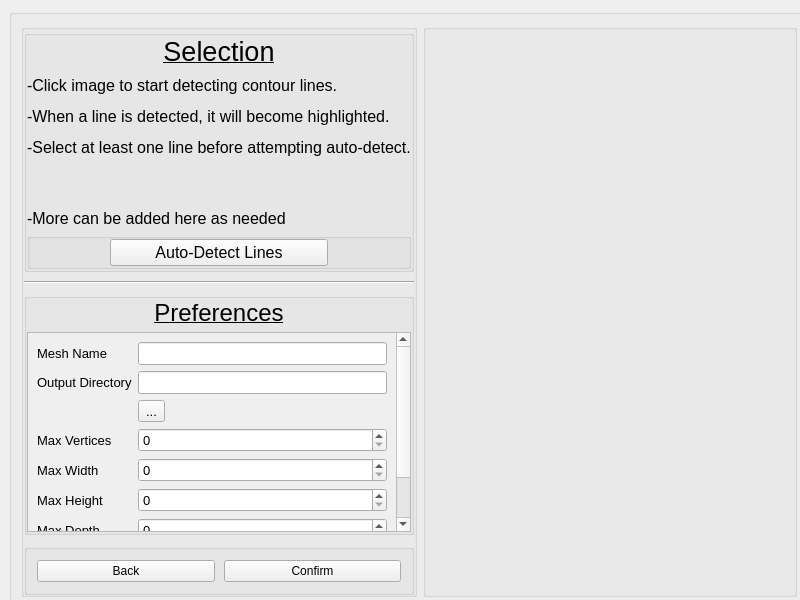
<?xml version="1.0" encoding="UTF-8"?>
<ui version="4.0">
 <class>Window_Primary</class>
 <widget class="QMainWindow" name="Window_Primary">
  <property name="geometry">
   <rect>
    <x>0</x>
    <y>0</y>
    <width>800</width>
    <height>600</height>
   </rect>
  </property>
  <property name="sizePolicy">
   <sizepolicy hsizetype="MinimumExpanding" vsizetype="MinimumExpanding">
    <horstretch>0</horstretch>
    <verstretch>0</verstretch>
   </sizepolicy>
  </property>
  <property name="minimumSize">
   <size>
    <width>800</width>
    <height>600</height>
   </size>
  </property>
  <property name="windowTitle">
   <string>Terrain Generator V0.1</string>
  </property>
  <widget class="QWidget" name="centralwidget">
   <property name="sizePolicy">
    <sizepolicy hsizetype="Expanding" vsizetype="Expanding">
     <horstretch>0</horstretch>
     <verstretch>0</verstretch>
    </sizepolicy>
   </property>
   <property name="minimumSize">
    <size>
     <width>800</width>
     <height>600</height>
    </size>
   </property>
   <layout class="QGridLayout" name="gridLayout_2">
    <property name="leftMargin">
     <number>0</number>
    </property>
    <property name="topMargin">
     <number>0</number>
    </property>
    <property name="rightMargin">
     <number>0</number>
    </property>
    <property name="bottomMargin">
     <number>0</number>
    </property>
    <property name="spacing">
     <number>0</number>
    </property>
    <item row="0" column="0">
     <widget class="QStackedWidget" name="stackedWidget">
      <property name="enabled">
       <bool>true</bool>
      </property>
      <property name="sizePolicy">
       <sizepolicy hsizetype="Expanding" vsizetype="Expanding">
        <horstretch>0</horstretch>
        <verstretch>0</verstretch>
       </sizepolicy>
      </property>
      <property name="minimumSize">
       <size>
        <width>800</width>
        <height>600</height>
       </size>
      </property>
      <property name="frameShadow">
       <enum>QFrame::Plain</enum>
      </property>
      <property name="lineWidth">
       <number>0</number>
      </property>
      <property name="currentIndex">
       <number>1</number>
      </property>
      <widget class="MainMenuPage" name="page1">
       <property name="sizePolicy">
        <sizepolicy hsizetype="Expanding" vsizetype="Expanding">
         <horstretch>0</horstretch>
         <verstretch>0</verstretch>
        </sizepolicy>
       </property>
       <layout class="QGridLayout" name="gridLayout_4">
        <property name="leftMargin">
         <number>0</number>
        </property>
        <property name="topMargin">
         <number>0</number>
        </property>
        <property name="rightMargin">
         <number>0</number>
        </property>
        <property name="bottomMargin">
         <number>0</number>
        </property>
        <property name="spacing">
         <number>0</number>
        </property>
        <item row="0" column="0">
         <widget class="MyStorageBox" name="groupBox_3">
          <property name="sizePolicy">
           <sizepolicy hsizetype="Expanding" vsizetype="Expanding">
            <horstretch>0</horstretch>
            <verstretch>0</verstretch>
           </sizepolicy>
          </property>
          <property name="minimumSize">
           <size>
            <width>800</width>
            <height>600</height>
           </size>
          </property>
          <layout class="QGridLayout" name="gridLayout_3">
           <property name="sizeConstraint">
            <enum>QLayout::SetNoConstraint</enum>
           </property>
           <property name="leftMargin">
            <number>0</number>
           </property>
           <property name="topMargin">
            <number>0</number>
           </property>
           <property name="rightMargin">
            <number>0</number>
           </property>
           <property name="bottomMargin">
            <number>0</number>
           </property>
           <property name="verticalSpacing">
            <number>0</number>
           </property>
           <item row="0" column="0">
            <widget class="MyStorageBox" name="groupBox_6">
             <property name="title">
              <string/>
             </property>
             <layout class="QVBoxLayout" name="verticalLayout_4">
              <property name="spacing">
               <number>9</number>
              </property>
              <property name="leftMargin">
               <number>0</number>
              </property>
              <property name="topMargin">
               <number>0</number>
              </property>
              <property name="rightMargin">
               <number>0</number>
              </property>
              <property name="bottomMargin">
               <number>0</number>
              </property>
              <item>
               <spacer name="verticalSpacer_2">
                <property name="orientation">
                 <enum>Qt::Vertical</enum>
                </property>
                <property name="sizeType">
                 <enum>QSizePolicy::Maximum</enum>
                </property>
                <property name="sizeHint" stdset="0">
                 <size>
                  <width>20</width>
                  <height>40</height>
                 </size>
                </property>
               </spacer>
              </item>
              <item>
               <widget class="MyStorageBox" name="groupBox_2">
                <property name="title">
                 <string/>
                </property>
                <layout class="QVBoxLayout" name="verticalLayout_3">
                 <property name="spacing">
                  <number>9</number>
                 </property>
                 <property name="leftMargin">
                  <number>0</number>
                 </property>
                 <property name="topMargin">
                  <number>0</number>
                 </property>
                 <property name="rightMargin">
                  <number>0</number>
                 </property>
                 <property name="bottomMargin">
                  <number>0</number>
                 </property>
                 <item>
                  <widget class="QLabel" name="label_2">
                   <property name="font">
                    <font>
                     <pointsize>20</pointsize>
                     <underline>true</underline>
                    </font>
                   </property>
                   <property name="text">
                    <string>Instructions</string>
                   </property>
                   <property name="alignment">
                    <set>Qt::AlignCenter</set>
                   </property>
                   <property name="wordWrap">
                    <bool>true</bool>
                   </property>
                   <property name="margin">
                    <number>6</number>
                   </property>
                  </widget>
                 </item>
                 <item>
                  <widget class="QLabel" name="label_5">
                   <property name="font">
                    <font>
                     <pointsize>12</pointsize>
                    </font>
                   </property>
                   <property name="text">
                    <string>&lt;html&gt;&lt;head/&gt;&lt;body&gt;&lt;p&gt;-Load topographical map in supported file type to get started.&lt;/p&gt;&lt;p&gt;-Once proper image is loaded, press continue.&lt;/p&gt;&lt;p&gt;&lt;br/&gt;&lt;/p&gt;&lt;p&gt;-More will get added later but this is good enough for now&lt;/p&gt;&lt;/body&gt;&lt;/html&gt;</string>
                   </property>
                   <property name="wordWrap">
                    <bool>true</bool>
                   </property>
                  </widget>
                 </item>
                 <item>
                  <spacer name="verticalSpacer_5">
                   <property name="orientation">
                    <enum>Qt::Vertical</enum>
                   </property>
                   <property name="sizeHint" stdset="0">
                    <size>
                     <width>20</width>
                     <height>60</height>
                    </size>
                   </property>
                  </spacer>
                 </item>
                 <item>
                  <widget class="MyStorageBox" name="groupBox_4">
                   <property name="title">
                    <string/>
                   </property>
                   <layout class="QHBoxLayout" name="horizontalLayout_2">
                    <property name="spacing">
                     <number>10</number>
                    </property>
                    <property name="leftMargin">
                     <number>10</number>
                    </property>
                    <property name="topMargin">
                     <number>10</number>
                    </property>
                    <property name="rightMargin">
                     <number>10</number>
                    </property>
                    <property name="bottomMargin">
                     <number>10</number>
                    </property>
                    <item>
                     <spacer name="horizontalSpacer_3">
                      <property name="orientation">
                       <enum>Qt::Horizontal</enum>
                      </property>
                      <property name="sizeType">
                       <enum>QSizePolicy::Preferred</enum>
                      </property>
                      <property name="sizeHint" stdset="0">
                       <size>
                        <width>60</width>
                        <height>20</height>
                       </size>
                      </property>
                     </spacer>
                    </item>
                    <item>
                     <widget class="QPushButton" name="btnImageLoad">
                      <property name="font">
                       <font>
                        <pointsize>12</pointsize>
                       </font>
                      </property>
                      <property name="text">
                       <string>Load Image</string>
                      </property>
                     </widget>
                    </item>
                    <item>
                     <spacer name="horizontalSpacer">
                      <property name="orientation">
                       <enum>Qt::Horizontal</enum>
                      </property>
                      <property name="sizeType">
                       <enum>QSizePolicy::Maximum</enum>
                      </property>
                      <property name="sizeHint" stdset="0">
                       <size>
                        <width>60</width>
                        <height>20</height>
                       </size>
                      </property>
                     </spacer>
                    </item>
                    <item>
                     <widget class="QPushButton" name="btnContinue">
                      <property name="font">
                       <font>
                        <pointsize>12</pointsize>
                       </font>
                      </property>
                      <property name="text">
                       <string>Continue</string>
                      </property>
                     </widget>
                    </item>
                    <item>
                     <spacer name="horizontalSpacer_2">
                      <property name="orientation">
                       <enum>Qt::Horizontal</enum>
                      </property>
                      <property name="sizeType">
                       <enum>QSizePolicy::Preferred</enum>
                      </property>
                      <property name="sizeHint" stdset="0">
                       <size>
                        <width>60</width>
                        <height>20</height>
                       </size>
                      </property>
                     </spacer>
                    </item>
                   </layout>
                  </widget>
                 </item>
                </layout>
               </widget>
              </item>
              <item>
               <spacer name="verticalSpacer">
                <property name="orientation">
                 <enum>Qt::Vertical</enum>
                </property>
                <property name="sizeType">
                 <enum>QSizePolicy::MinimumExpanding</enum>
                </property>
                <property name="sizeHint" stdset="0">
                 <size>
                  <width>20</width>
                  <height>50</height>
                 </size>
                </property>
               </spacer>
              </item>
              <item>
               <widget class="MyStorageBox" name="groupBox">
                <property name="title">
                 <string/>
                </property>
                <layout class="QGridLayout" name="gridLayout">
                 <property name="leftMargin">
                  <number>0</number>
                 </property>
                 <property name="topMargin">
                  <number>10</number>
                 </property>
                 <property name="rightMargin">
                  <number>0</number>
                 </property>
                 <property name="bottomMargin">
                  <number>10</number>
                 </property>
                 <property name="spacing">
                  <number>9</number>
                 </property>
                 <item row="1" column="0" colspan="2">
                  <widget class="QLabel" name="label">
                   <property name="text">
                    <string>Created by Zachery Anderson</string>
                   </property>
                   <property name="alignment">
                    <set>Qt::AlignCenter</set>
                   </property>
                   <property name="wordWrap">
                    <bool>true</bool>
                   </property>
                   <property name="margin">
                    <number>6</number>
                   </property>
                  </widget>
                 </item>
                 <item row="0" column="0" colspan="2">
                  <widget class="Line" name="line">
                   <property name="orientation">
                    <enum>Qt::Horizontal</enum>
                   </property>
                  </widget>
                 </item>
                </layout>
               </widget>
              </item>
             </layout>
            </widget>
           </item>
           <item row="0" column="1">
            <widget class="MyStorageBox" name="groupBox_5">
             <property name="title">
              <string/>
             </property>
             <property name="flat">
              <bool>false</bool>
             </property>
             <layout class="QVBoxLayout" name="verticalLayout_2">
              <property name="spacing">
               <number>9</number>
              </property>
              <property name="leftMargin">
               <number>0</number>
              </property>
              <property name="topMargin">
               <number>0</number>
              </property>
              <property name="rightMargin">
               <number>0</number>
              </property>
              <property name="bottomMargin">
               <number>0</number>
              </property>
              <item>
               <widget class="QWidget" name="widget" native="true">
                <property name="sizePolicy">
                 <sizepolicy hsizetype="Minimum" vsizetype="Minimum">
                  <horstretch>0</horstretch>
                  <verstretch>0</verstretch>
                 </sizepolicy>
                </property>
                <property name="autoFillBackground">
                 <bool>false</bool>
                </property>
               </widget>
              </item>
             </layout>
            </widget>
           </item>
          </layout>
         </widget>
        </item>
       </layout>
      </widget>
      <widget class="SelectionPage" name="page2">
       <property name="sizePolicy">
        <sizepolicy hsizetype="Expanding" vsizetype="Expanding">
         <horstretch>0</horstretch>
         <verstretch>0</verstretch>
        </sizepolicy>
       </property>
       <layout class="QGridLayout" name="gridLayout_7">
        <item row="0" column="0">
         <widget class="MyStorageBox" name="groupBox_7">
          <property name="sizePolicy">
           <sizepolicy hsizetype="Expanding" vsizetype="Expanding">
            <horstretch>0</horstretch>
            <verstretch>0</verstretch>
           </sizepolicy>
          </property>
          <property name="minimumSize">
           <size>
            <width>800</width>
            <height>600</height>
           </size>
          </property>
          <layout class="QGridLayout" name="gridLayout_5">
           <item row="0" column="0">
            <widget class="MyStorageBox" name="groupBox_8">
             <property name="title">
              <string/>
             </property>
             <layout class="QVBoxLayout" name="verticalLayout_5">
              <property name="spacing">
               <number>9</number>
              </property>
              <property name="leftMargin">
               <number>0</number>
              </property>
              <property name="topMargin">
               <number>0</number>
              </property>
              <property name="rightMargin">
               <number>0</number>
              </property>
              <property name="bottomMargin">
               <number>0</number>
              </property>
              <item>
               <widget class="MyStorageBox" name="groupBox_9">
                <property name="title">
                 <string/>
                </property>
                <layout class="QVBoxLayout" name="verticalLayout_6">
                 <property name="spacing">
                  <number>9</number>
                 </property>
                 <property name="leftMargin">
                  <number>0</number>
                 </property>
                 <property name="topMargin">
                  <number>0</number>
                 </property>
                 <property name="rightMargin">
                  <number>0</number>
                 </property>
                 <property name="bottomMargin">
                  <number>0</number>
                 </property>
                 <item>
                  <widget class="QLabel" name="label_3">
                   <property name="text">
                    <string>&lt;html&gt;&lt;head/&gt;&lt;body&gt;&lt;p align=&quot;center&quot;&gt;&lt;span style=&quot; font-size:20pt; text-decoration: underline;&quot;&gt;Selection&lt;/span&gt;&lt;/p&gt;&lt;/body&gt;&lt;/html&gt;</string>
                   </property>
                   <property name="alignment">
                    <set>Qt::AlignCenter</set>
                   </property>
                   <property name="wordWrap">
                    <bool>true</bool>
                   </property>
                   <property name="margin">
                    <number>6</number>
                   </property>
                  </widget>
                 </item>
                 <item>
                  <widget class="QLabel" name="label_6">
                   <property name="text">
                    <string>&lt;html&gt;&lt;head/&gt;&lt;body&gt;&lt;p&gt;&lt;span style=&quot; font-size:12pt;&quot;&gt;-Click image to start detecting contour lines.&lt;/span&gt;&lt;/p&gt;&lt;p&gt;&lt;span style=&quot; font-size:12pt;&quot;&gt;-When a line is detected, it will become highlighted.&lt;/span&gt;&lt;/p&gt;&lt;p&gt;&lt;span style=&quot; font-size:12pt;&quot;&gt;-Select at least one line before attempting auto-detect.&lt;/span&gt;&lt;/p&gt;&lt;p&gt;&lt;br/&gt;&lt;/p&gt;&lt;p&gt;&lt;span style=&quot; font-size:12pt;&quot;&gt;-More can be added here as needed&lt;/span&gt;&lt;/p&gt;&lt;/body&gt;&lt;/html&gt;</string>
                   </property>
                  </widget>
                 </item>
                 <item>
                  <widget class="MyStorageBox" name="groupBox_10">
                   <property name="title">
                    <string/>
                   </property>
                   <layout class="QHBoxLayout" name="horizontalLayout_3">
                    <property name="spacing">
                     <number>9</number>
                    </property>
                    <property name="leftMargin">
                     <number>0</number>
                    </property>
                    <property name="topMargin">
                     <number>0</number>
                    </property>
                    <property name="rightMargin">
                     <number>0</number>
                    </property>
                    <property name="bottomMargin">
                     <number>0</number>
                    </property>
                    <item>
                     <spacer name="horizontalSpacer_7">
                      <property name="orientation">
                       <enum>Qt::Horizontal</enum>
                      </property>
                      <property name="sizeType">
                       <enum>QSizePolicy::Preferred</enum>
                      </property>
                      <property name="sizeHint" stdset="0">
                       <size>
                        <width>80</width>
                        <height>20</height>
                       </size>
                      </property>
                     </spacer>
                    </item>
                    <item>
                     <widget class="QPushButton" name="btnAutoDetect">
                      <property name="sizePolicy">
                       <sizepolicy hsizetype="Minimum" vsizetype="Fixed">
                        <horstretch>0</horstretch>
                        <verstretch>0</verstretch>
                       </sizepolicy>
                      </property>
                      <property name="font">
                       <font>
                        <pointsize>12</pointsize>
                       </font>
                      </property>
                      <property name="text">
                       <string>Auto-Detect Lines</string>
                      </property>
                     </widget>
                    </item>
                    <item>
                     <spacer name="horizontalSpacer_8">
                      <property name="orientation">
                       <enum>Qt::Horizontal</enum>
                      </property>
                      <property name="sizeType">
                       <enum>QSizePolicy::Preferred</enum>
                      </property>
                      <property name="sizeHint" stdset="0">
                       <size>
                        <width>80</width>
                        <height>20</height>
                       </size>
                      </property>
                     </spacer>
                    </item>
                   </layout>
                  </widget>
                 </item>
                </layout>
               </widget>
              </item>
              <item>
               <widget class="Line" name="line_2">
                <property name="orientation">
                 <enum>Qt::Horizontal</enum>
                </property>
               </widget>
              </item>
              <item>
               <widget class="MyStorageBox" name="groupBox_13">
                <property name="title">
                 <string/>
                </property>
                <layout class="QGridLayout">
                 <property name="leftMargin">
                  <number>0</number>
                 </property>
                 <property name="topMargin">
                  <number>0</number>
                 </property>
                 <property name="rightMargin">
                  <number>0</number>
                 </property>
                 <property name="bottomMargin">
                  <number>0</number>
                 </property>
                 <property name="spacing">
                  <number>0</number>
                 </property>
                 <item row="0" column="0">
                  <widget class="QLabel" name="label_14">
                   <property name="sizePolicy">
                    <sizepolicy hsizetype="Preferred" vsizetype="Maximum">
                     <horstretch>0</horstretch>
                     <verstretch>0</verstretch>
                    </sizepolicy>
                   </property>
                   <property name="text">
                    <string>&lt;html&gt;&lt;head/&gt;&lt;body&gt;&lt;p align=&quot;center&quot;&gt;&lt;span style=&quot; font-size:18pt; text-decoration: underline;&quot;&gt;Preferences&lt;/span&gt;&lt;/p&gt;&lt;/body&gt;&lt;/html&gt;</string>
                   </property>
                   <property name="margin">
                    <number>0</number>
                   </property>
                  </widget>
                 </item>
                 <item row="2" column="0">
                  <widget class="QScrollArea" name="scrollArea">
                   <property name="sizePolicy">
                    <sizepolicy hsizetype="Minimum" vsizetype="Minimum">
                     <horstretch>0</horstretch>
                     <verstretch>0</verstretch>
                    </sizepolicy>
                   </property>
                   <property name="widgetResizable">
                    <bool>true</bool>
                   </property>
                   <widget class="QWidget" name="scrollAreaWidgetContents">
                    <property name="geometry">
                     <rect>
                      <x>0</x>
                      <y>-222</y>
                      <width>367</width>
                      <height>290</height>
                     </rect>
                    </property>
                    <layout class="QFormLayout" name="formLayout">
                     <item row="0" column="0">
                      <widget class="QLabel" name="label_4">
                       <property name="font">
                        <font>
                         <pointsize>10</pointsize>
                        </font>
                       </property>
                       <property name="focusPolicy">
                        <enum>Qt::ClickFocus</enum>
                       </property>
                       <property name="text">
                        <string>Mesh Name</string>
                       </property>
                       <property name="buddy">
                        <cstring>inputMeshName</cstring>
                       </property>
                      </widget>
                     </item>
                     <item row="2" column="0">
                      <widget class="QLabel" name="label_7">
                       <property name="font">
                        <font>
                         <pointsize>10</pointsize>
                        </font>
                       </property>
                       <property name="text">
                        <string>Output Directory</string>
                       </property>
                       <property name="buddy">
                        <cstring>inputOutputDirectory</cstring>
                       </property>
                      </widget>
                     </item>
                     <item row="4" column="0">
                      <widget class="QLabel" name="label_8">
                       <property name="font">
                        <font>
                         <pointsize>10</pointsize>
                        </font>
                       </property>
                       <property name="text">
                        <string>Max Vertices</string>
                       </property>
                       <property name="buddy">
                        <cstring>inputMaxVertices</cstring>
                       </property>
                      </widget>
                     </item>
                     <item row="5" column="0">
                      <widget class="QLabel" name="label_9">
                       <property name="font">
                        <font>
                         <pointsize>10</pointsize>
                        </font>
                       </property>
                       <property name="text">
                        <string>Max Width</string>
                       </property>
                       <property name="buddy">
                        <cstring>inputMaxWidth</cstring>
                       </property>
                      </widget>
                     </item>
                     <item row="6" column="0">
                      <widget class="QLabel" name="label_10">
                       <property name="font">
                        <font>
                         <pointsize>10</pointsize>
                        </font>
                       </property>
                       <property name="text">
                        <string>Max Height</string>
                       </property>
                       <property name="buddy">
                        <cstring>inputMaxHeight</cstring>
                       </property>
                      </widget>
                     </item>
                     <item row="7" column="0">
                      <widget class="QLabel" name="label_11">
                       <property name="font">
                        <font>
                         <pointsize>10</pointsize>
                        </font>
                       </property>
                       <property name="text">
                        <string>Max Depth</string>
                       </property>
                       <property name="buddy">
                        <cstring>inputMaxDepth</cstring>
                       </property>
                      </widget>
                     </item>
                     <item row="8" column="0">
                      <widget class="QLabel" name="label_12">
                       <property name="font">
                        <font>
                         <pointsize>10</pointsize>
                        </font>
                       </property>
                       <property name="text">
                        <string>Quality</string>
                       </property>
                       <property name="buddy">
                        <cstring>inputQuality</cstring>
                       </property>
                      </widget>
                     </item>
                     <item row="3" column="0">
                      <widget class="QLabel" name="label_13">
                       <property name="font">
                        <font>
                         <pointsize>10</pointsize>
                        </font>
                       </property>
                       <property name="text">
                        <string>   </string>
                       </property>
                      </widget>
                     </item>
                     <item row="0" column="1">
                      <widget class="QLineEdit" name="inputMeshName">
                       <property name="font">
                        <font>
                         <pointsize>10</pointsize>
                        </font>
                       </property>
                      </widget>
                     </item>
                     <item row="2" column="1">
                      <widget class="QLineEdit" name="inputOutputDirectory">
                       <property name="font">
                        <font>
                         <pointsize>10</pointsize>
                        </font>
                       </property>
                      </widget>
                     </item>
                     <item row="5" column="1">
                      <widget class="QSpinBox" name="inputMaxWidth">
                       <property name="font">
                        <font>
                         <pointsize>10</pointsize>
                        </font>
                       </property>
                       <property name="maximum">
                        <number>5000</number>
                       </property>
                      </widget>
                     </item>
                     <item row="6" column="1">
                      <widget class="QSpinBox" name="inputMaxHeight">
                       <property name="font">
                        <font>
                         <pointsize>10</pointsize>
                        </font>
                       </property>
                       <property name="maximum">
                        <number>5000</number>
                       </property>
                      </widget>
                     </item>
                     <item row="4" column="1">
                      <widget class="QSpinBox" name="inputMaxVertices">
                       <property name="font">
                        <font>
                         <pointsize>10</pointsize>
                        </font>
                       </property>
                       <property name="maximum">
                        <number>5000</number>
                       </property>
                      </widget>
                     </item>
                     <item row="7" column="1">
                      <widget class="QSpinBox" name="inputMaxDepth">
                       <property name="font">
                        <font>
                         <pointsize>10</pointsize>
                        </font>
                       </property>
                       <property name="maximum">
                        <number>5000</number>
                       </property>
                      </widget>
                     </item>
                     <item row="3" column="1">
                      <widget class="QToolButton" name="toolBtnOutputDirectory">
                       <property name="font">
                        <font>
                         <pointsize>10</pointsize>
                        </font>
                       </property>
                       <property name="text">
                        <string>...</string>
                       </property>
                       <property name="popupMode">
                        <enum>QToolButton::InstantPopup</enum>
                       </property>
                       <property name="arrowType">
                        <enum>Qt::NoArrow</enum>
                       </property>
                      </widget>
                     </item>
                     <item row="8" column="1">
                      <widget class="MyStorageBox" name="inputQuality">
                       <property name="sizePolicy">
                        <sizepolicy hsizetype="Preferred" vsizetype="Preferred">
                         <horstretch>0</horstretch>
                         <verstretch>0</verstretch>
                        </sizepolicy>
                       </property>
                       <property name="font">
                        <font>
                         <pointsize>10</pointsize>
                        </font>
                       </property>
                       <property name="title">
                        <string/>
                       </property>
                       <property name="alignment">
                        <set>Qt::AlignLeading|Qt::AlignLeft|Qt::AlignTop</set>
                       </property>
                       <property name="flat">
                        <bool>false</bool>
                       </property>
                       <property name="checkable">
                        <bool>false</bool>
                       </property>
                       <layout class="QGridLayout" name="gridLayout_8">
                        <property name="leftMargin">
                         <number>0</number>
                        </property>
                        <property name="topMargin">
                         <number>0</number>
                        </property>
                        <property name="rightMargin">
                         <number>0</number>
                        </property>
                        <property name="bottomMargin">
                         <number>0</number>
                        </property>
                        <property name="spacing">
                         <number>0</number>
                        </property>
                        <item row="0" column="0">
                         <widget class="QRadioButton" name="radioButton">
                          <property name="text">
                           <string>Low</string>
                          </property>
                         </widget>
                        </item>
                        <item row="0" column="1">
                         <widget class="QRadioButton" name="radioButton_2">
                          <property name="text">
                           <string>Medium</string>
                          </property>
                         </widget>
                        </item>
                        <item row="0" column="2">
                         <widget class="QRadioButton" name="radioButton_3">
                          <property name="text">
                           <string>High</string>
                          </property>
                         </widget>
                        </item>
                       </layout>
                      </widget>
                     </item>
                    </layout>
                   </widget>
                  </widget>
                 </item>
                 <item row="1" column="0">
                  <widget class="QLabel" name="label_15">
                   <property name="font">
                    <font>
                     <pointsize>3</pointsize>
                    </font>
                   </property>
                   <property name="text">
                    <string/>
                   </property>
                  </widget>
                 </item>
                </layout>
               </widget>
              </item>
              <item>
               <widget class="MyStorageBox" name="groupBox_11">
                <property name="sizePolicy">
                 <sizepolicy hsizetype="Preferred" vsizetype="Maximum">
                  <horstretch>0</horstretch>
                  <verstretch>0</verstretch>
                 </sizepolicy>
                </property>
                <property name="title">
                 <string/>
                </property>
                <layout class="QGridLayout" name="gridLayout_6">
                 <property name="leftMargin">
                  <number>10</number>
                 </property>
                 <property name="topMargin">
                  <number>10</number>
                 </property>
                 <property name="rightMargin">
                  <number>10</number>
                 </property>
                 <property name="bottomMargin">
                  <number>10</number>
                 </property>
                 <property name="spacing">
                  <number>9</number>
                 </property>
                 <item row="0" column="0">
                  <widget class="QPushButton" name="btnBack">
                   <property name="text">
                    <string>Back</string>
                   </property>
                  </widget>
                 </item>
                 <item row="0" column="1">
                  <widget class="QPushButton" name="btnConfirm">
                   <property name="text">
                    <string>Confirm</string>
                   </property>
                  </widget>
                 </item>
                </layout>
               </widget>
              </item>
             </layout>
            </widget>
           </item>
           <item row="0" column="1">
            <widget class="MyStorageBox" name="groupBox_12">
             <property name="title">
              <string/>
             </property>
             <property name="flat">
              <bool>false</bool>
             </property>
             <layout class="QVBoxLayout" name="verticalLayout_7">
              <property name="spacing">
               <number>9</number>
              </property>
              <property name="leftMargin">
               <number>0</number>
              </property>
              <property name="topMargin">
               <number>0</number>
              </property>
              <property name="rightMargin">
               <number>0</number>
              </property>
              <property name="bottomMargin">
               <number>0</number>
              </property>
              <item>
               <widget class="QWidget" name="widget_2" native="true">
                <property name="sizePolicy">
                 <sizepolicy hsizetype="Minimum" vsizetype="Minimum">
                  <horstretch>0</horstretch>
                  <verstretch>0</verstretch>
                 </sizepolicy>
                </property>
               </widget>
              </item>
             </layout>
            </widget>
           </item>
          </layout>
         </widget>
        </item>
       </layout>
      </widget>
      <widget class="QWidget" name="page3">
       <property name="sizePolicy">
        <sizepolicy hsizetype="Expanding" vsizetype="Expanding">
         <horstretch>0</horstretch>
         <verstretch>0</verstretch>
        </sizepolicy>
       </property>
      </widget>
     </widget>
    </item>
   </layout>
  </widget>
 </widget>
 <customwidgets>
  <customwidget>
   <class>MainMenuPage</class>
   <extends>QWidget</extends>
   <header>mainmenupage.h</header>
   <container>1</container>
  </customwidget>
  <customwidget>
   <class>SelectionPage</class>
   <extends>QWidget</extends>
   <header>selectionpage.h</header>
   <container>1</container>
  </customwidget>
  <customwidget>
   <class>MyStorageBox</class>
   <extends>QGroupBox</extends>
   <header>mystoragebox.h</header>
   <container>1</container>
  </customwidget>
 </customwidgets>
 <tabstops>
  <tabstop>btnImageLoad</tabstop>
  <tabstop>btnContinue</tabstop>
  <tabstop>btnAutoDetect</tabstop>
  <tabstop>scrollArea</tabstop>
  <tabstop>btnImageLoad_2</tabstop>
  <tabstop>btnContinue_2</tabstop>
  <tabstop>inputMeshName</tabstop>
  <tabstop>inputOutputDirectory</tabstop>
  <tabstop>toolBtnOutputDirectory</tabstop>
  <tabstop>inputMaxVertices</tabstop>
  <tabstop>inputMaxWidth</tabstop>
  <tabstop>inputMaxHeight</tabstop>
  <tabstop>inputMaxDepth</tabstop>
  <tabstop>radioButton</tabstop>
  <tabstop>radioButton_2</tabstop>
  <tabstop>radioButton_3</tabstop>
  <tabstop>btnBack</tabstop>
  <tabstop>btnConfirm</tabstop>
 </tabstops>
 <resources/>
 <connections/>
</ui>
